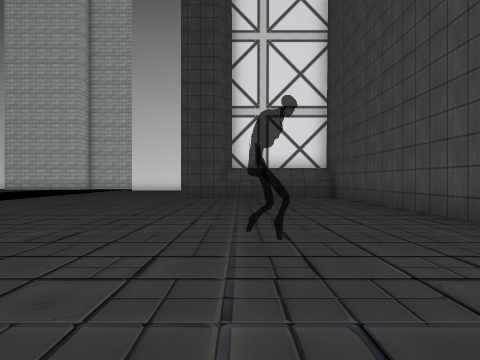
View 1 (above)

24 first-person views from a walk through a scene from a Unity 3-D project. The camera is 1.3 m above the floor, looks level and sees 75° across. The floor is counted in squares, 2 m on a side. Each view is taken from the middle of a square. On the plan, view 1 faces up. The plan holds only what a view shows up to about 10 squares ahead; the rest is blank. The place goes on beyond the plan. The player is left out. Some surface patterns are stand-ins.

View 2
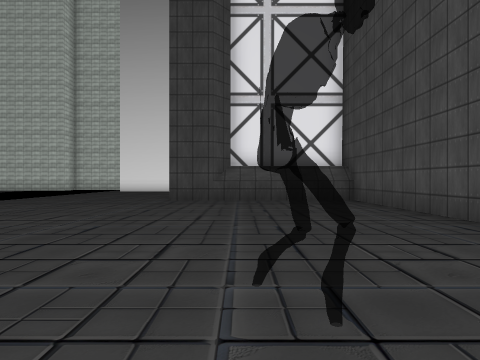

View 3
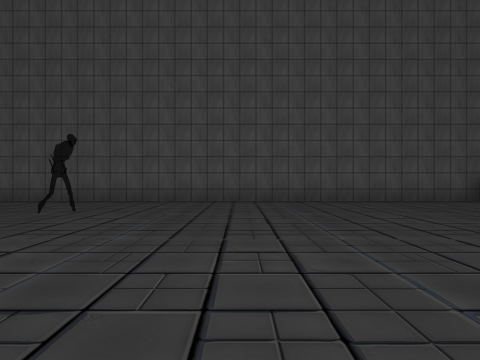

View 4
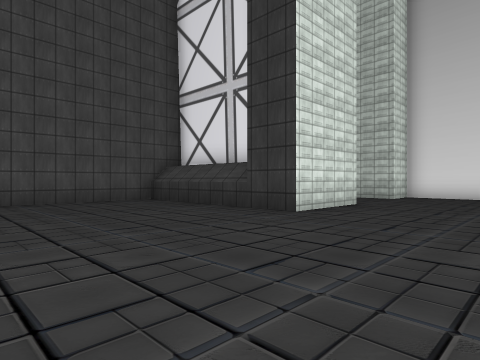

View 5
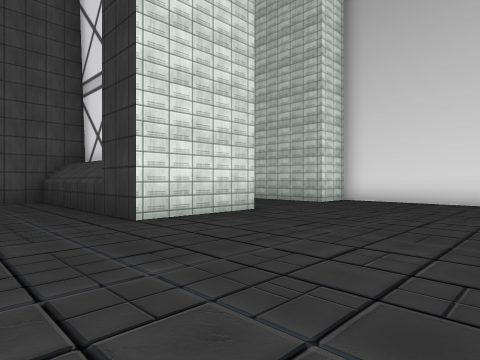

View 6
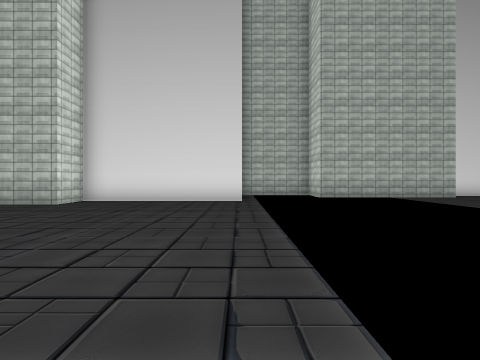

View 7
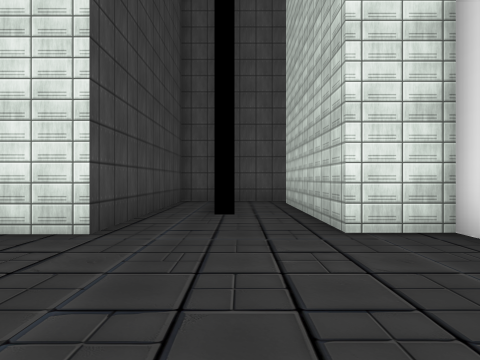

View 8
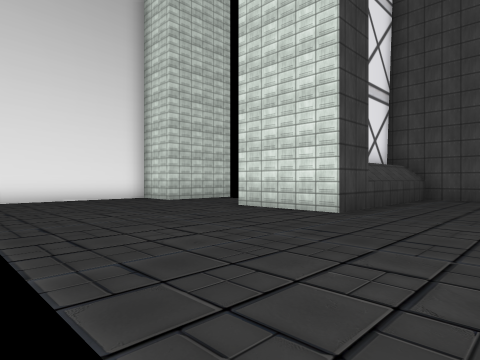

View 9
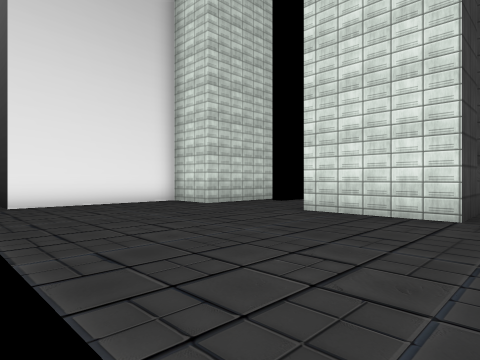

View 10
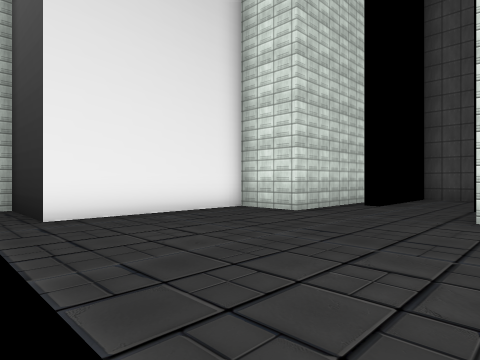

View 11
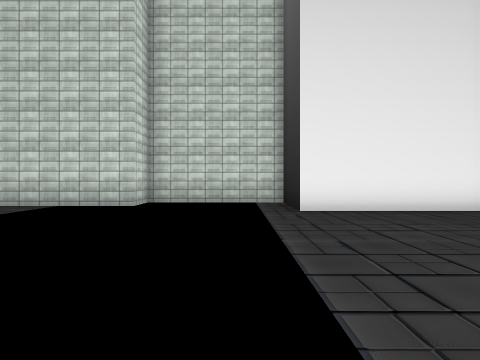

View 12
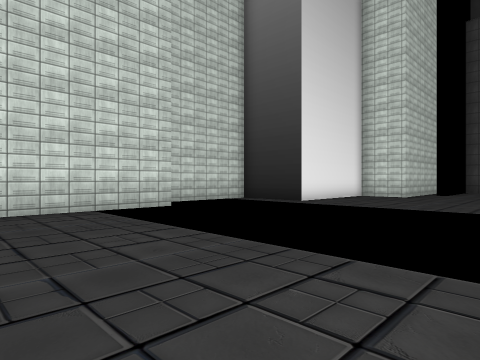

View 13
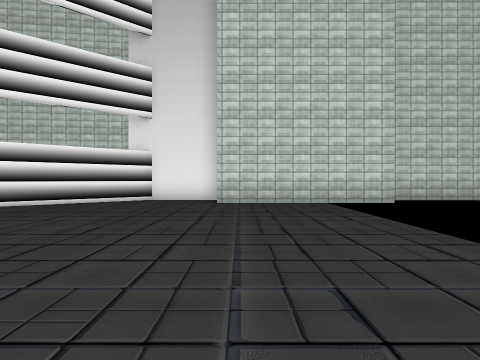

View 14
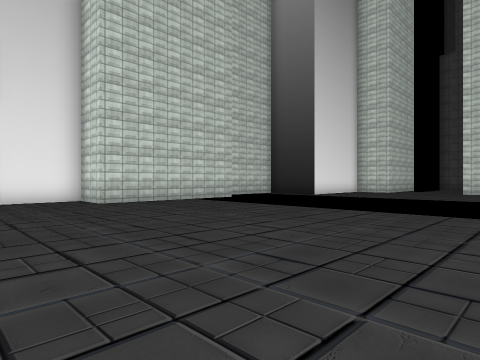

View 15
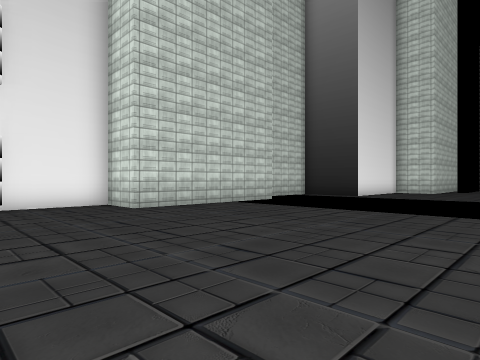

View 16
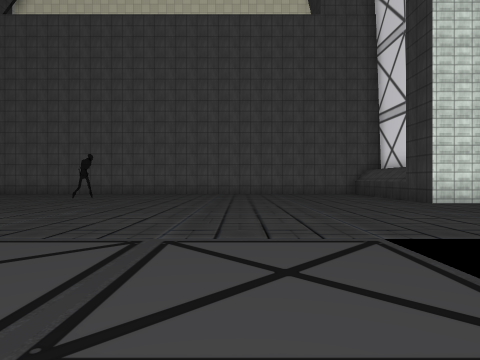

View 17
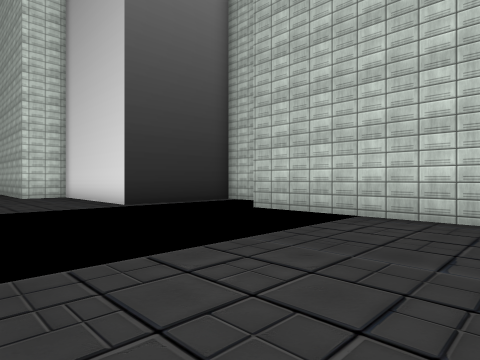

View 18
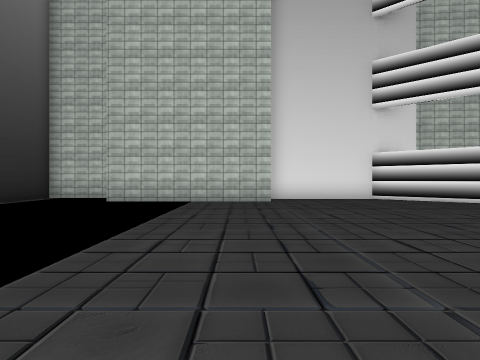

View 19
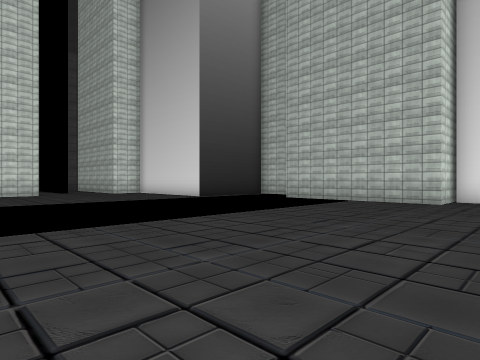

View 20
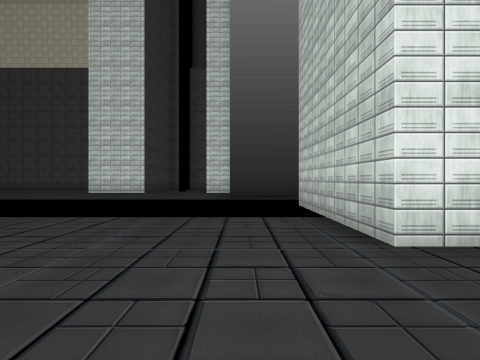

View 21
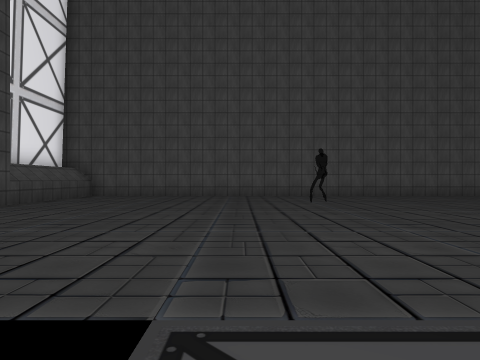

View 22
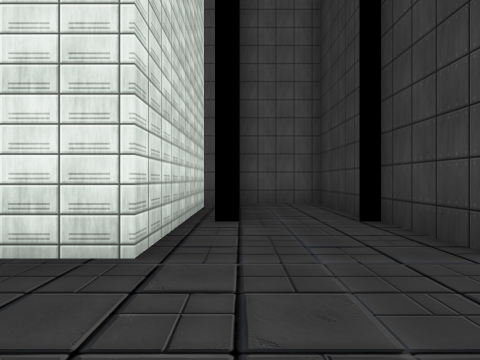

View 23
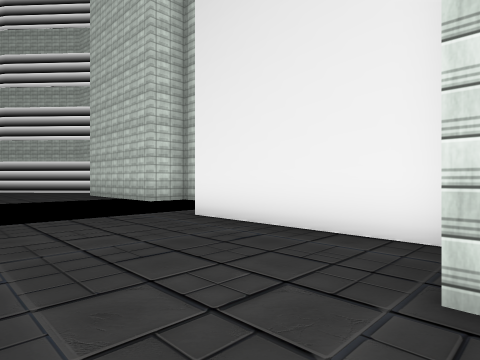

View 24
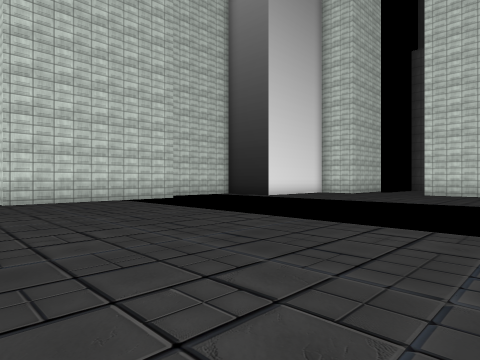

### Floor plan
Points are (right, up) in squares from view 1. A wall is a line through its corners. A room is listed if a view was taken in it or the views show most of it. See-through windows are left out.
Room 1 (views 1, 2, 3, 4, 5, 6, 7, 8, 9, 10, 11, 12, 13, 14, 15, 16, 17, 18, 19, 20, 21, 22, 23, 24)
walls: (3.7, -7.8) (3.7, 12) (-2.3, 12) (-2.3, 14.8) (-0.1, 14.8); (-7.1, -17.2) (-7.1, -14.7) (-2.3, -14.7) (-2.3, -13.3) (2.9, -13.3); (2.5, 17.9) (-2.3, 17.9) (-2.3, 19.5) (-6.7, 19.5) (-6.7, 22) (-10.6, 22) (-10.6, 20.8) (-15.6, 20.8) (-15.6, 22.2) (-17.9, 22.2) (-19.4, 20.8); (3.7, -13.5) (3.7, -10.2) (-2.3, -10.2) (-2.3, -7.4) (3.7, -7.4); (-14.9, -17.5) (-14.9, -16.5) (-9.9, -16.5)
ways out: opening at (0, 16)

Positions as (right, up) in squares from view 1, and headings:
1: (0, 0), facing up
2: (0, 2), facing up
3: (-6, 0), facing right
4: (-6, -2), facing down-right
5: (-7, -5), facing down-right
6: (-7, -5), facing down
7: (-6, -12), facing right
8: (-8, 9), facing up-right
9: (-8, 11), facing up-right
10: (-8, 14), facing up-right
11: (-8, 13), facing up
12: (-15, 14), facing up-right
13: (-15, 12), facing up
14: (-19, 12), facing up-right
15: (-19, 14), facing up-right
16: (-11, -2), facing right
17: (-15, -11), facing down-right
18: (-14, -7), facing down
19: (-17, -7), facing down-right
20: (-18, -15), facing right
21: (-9, 6), facing right
22: (-5, 17), facing right
23: (-2, 16), facing up-left
24: (-17, 11), facing up-right
